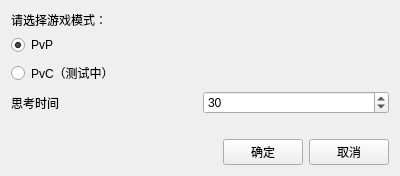
<?xml version="1.0" encoding="UTF-8"?>
<ui version="4.0">
 <class>NewGame</class>
 <widget class="QWidget" name="NewGame">
  <property name="geometry">
   <rect>
    <x>0</x>
    <y>0</y>
    <width>400</width>
    <height>176</height>
   </rect>
  </property>
  <property name="windowTitle">
   <string>Form</string>
  </property>
  <layout class="QVBoxLayout" name="verticalLayout_2">
   <item>
    <layout class="QVBoxLayout" name="verticalLayout">
     <item>
      <widget class="QLabel" name="label">
       <property name="text">
        <string>请选择游戏模式：</string>
       </property>
      </widget>
     </item>
     <item>
      <widget class="QRadioButton" name="PVPButton">
       <property name="acceptDrops">
        <bool>false</bool>
       </property>
       <property name="text">
        <string>PvP</string>
       </property>
       <property name="checked">
        <bool>true</bool>
       </property>
      </widget>
     </item>
     <item>
      <widget class="QRadioButton" name="PVCButton">
       <property name="text">
        <string>PvC（测试中）</string>
       </property>
      </widget>
     </item>
    </layout>
   </item>
   <item>
    <layout class="QHBoxLayout" name="horizontalLayout_2">
     <item>
      <widget class="QLabel" name="label_2">
       <property name="text">
        <string>思考时间</string>
       </property>
      </widget>
     </item>
     <item>
      <widget class="QSpinBox" name="timeSpinBox">
       <property name="minimum">
        <number>1</number>
       </property>
       <property name="value">
        <number>30</number>
       </property>
      </widget>
     </item>
    </layout>
   </item>
   <item>
    <spacer name="verticalSpacer">
     <property name="orientation">
      <enum>Qt::Vertical</enum>
     </property>
     <property name="sizeHint" stdset="0">
      <size>
       <width>20</width>
       <height>40</height>
      </size>
     </property>
    </spacer>
   </item>
   <item>
    <layout class="QHBoxLayout" name="horizontalLayout">
     <property name="topMargin">
      <number>0</number>
     </property>
     <item>
      <spacer name="horizontalSpacer">
       <property name="orientation">
        <enum>Qt::Horizontal</enum>
       </property>
       <property name="sizeHint" stdset="0">
        <size>
         <width>40</width>
         <height>20</height>
        </size>
       </property>
      </spacer>
     </item>
     <item>
      <widget class="QPushButton" name="OKButton">
       <property name="text">
        <string>确定</string>
       </property>
      </widget>
     </item>
     <item>
      <widget class="QPushButton" name="pushButton">
       <property name="text">
        <string>取消</string>
       </property>
      </widget>
     </item>
    </layout>
   </item>
  </layout>
 </widget>
 <resources/>
 <connections/>
</ui>
